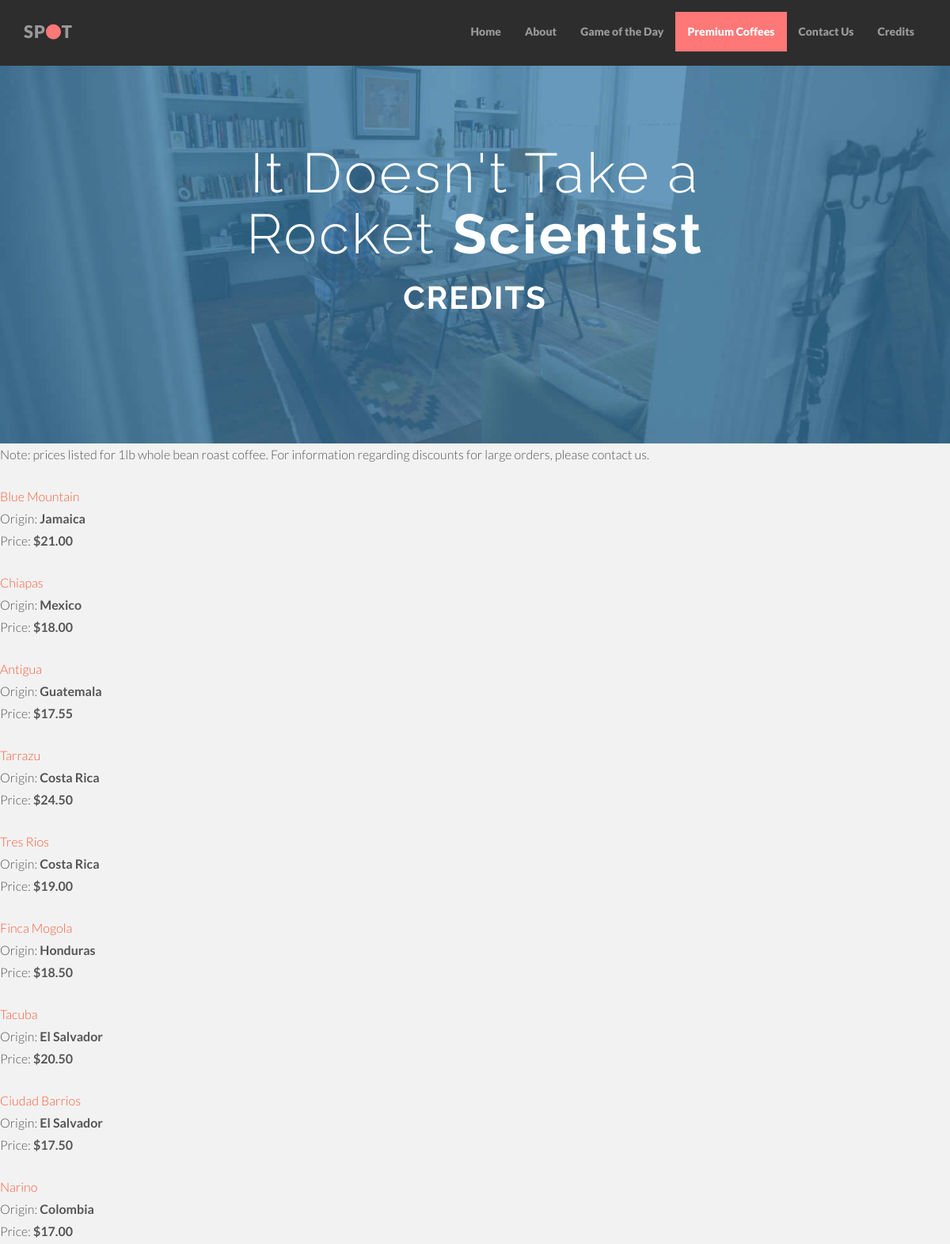
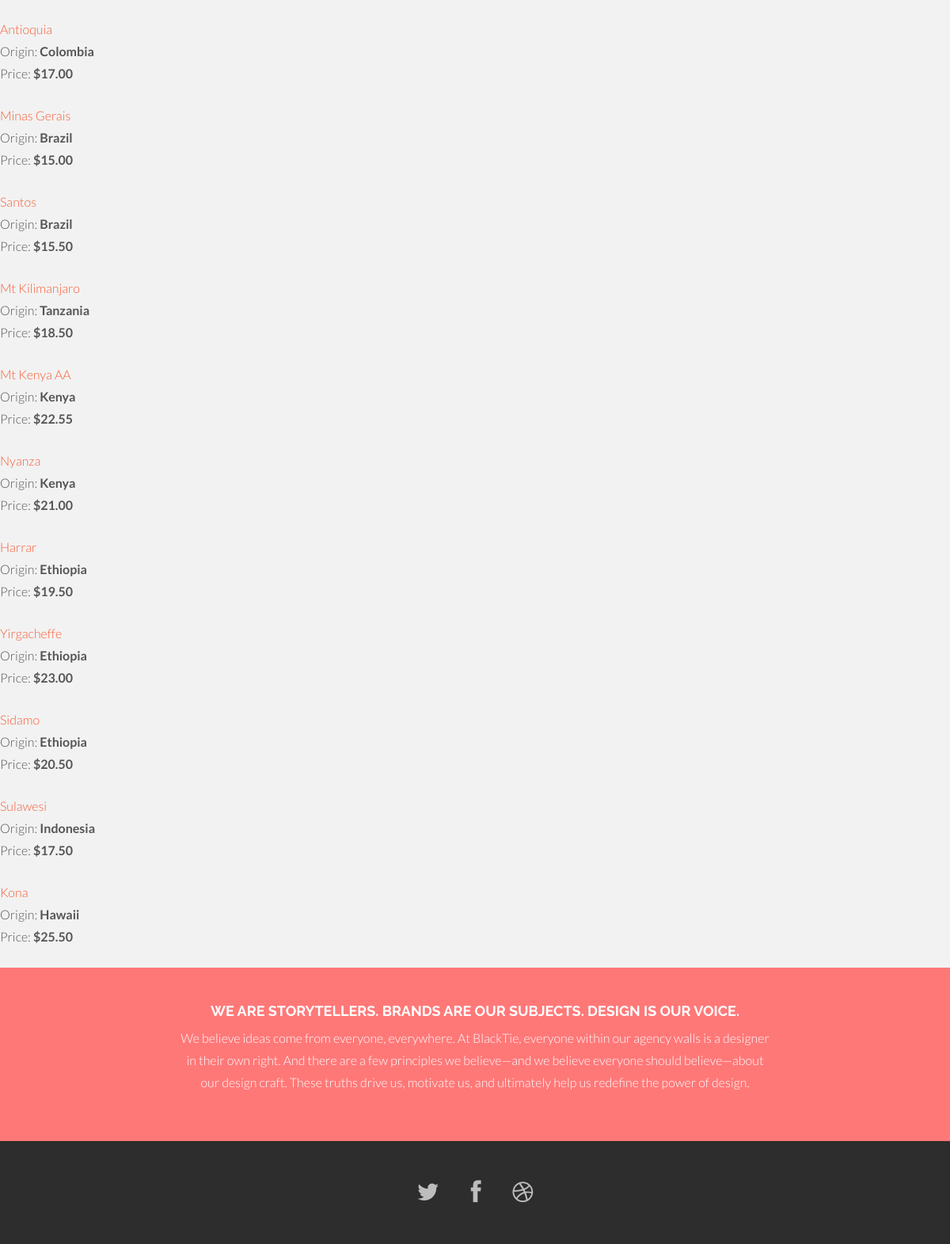
Screenshot of /coffee_list.php with the database file from the repository (2 pictures, top to bottom).
### tables this page shows
CREATE TABLE `test_Coffees` (
  `id` int(11) NOT NULL AUTO_INCREMENT,
  `Name` varchar(50) NOT NULL,
  `Origin` varchar(50) NOT NULL,
  `Description` varchar(255) DEFAULT NULL,
  `Price` decimal(5,2) NOT NULL,
  PRIMARY KEY (`id`)
);

### coffee_list.php (the view, shortened to what this page needs)
<?php include 'includes/config.php';?>
<?php include 'includes/header.php';?>
<?php
$sql = "select * from test_Coffees";
$iConn = @mysqli_connect(DB_HOST,DB_USER,DB_PASSWORD,DB_NAME) or die(myerror(__FILE__,__LINE__,mysqli_connect_error()));
$result = mysqli_query($iConn,$sql) or die(myerror(__FILE__,__LINE__,mysqli_error($iConn)));
if (mysqli_num_rows($result) > 0)
{
    echo '<p>Note: prices listed for 1lb whole bean roast coffee. For information regarding discounts for large orders, please contact us.</p>';
    while ($row = mysqli_fetch_assoc($result))
    {
        echo "<p>";
        echo '<a href="coffee_view.php?id=' . $row['id'] . '">' . $row['Name'] . '</a><br/>';
        echo "Origin: <b>" . $row['Origin'] . "</b><br>";
        echo "Price: <b>$" . $row['Price'] . "</b><br>";
        echo "</p>";
    }
}else{
    echo '<div align="center">What! No coffee?  There must be a mistake!!</div>';
}
?>
<?php include 'includes/footer.php';?>

### includes/header.php (shortened to what this page needs)
<!DOCTYPE html>
<html lang="en">
  <head>
    <link href="assets/css/bootstrap.css" rel="stylesheet">
    <link href="assets/css/font-awesome.min.css" rel="stylesheet">
    <link href="assets/css/main.css" rel="stylesheet">
  </head>
  <body>
    <div class="navbar navbar-inverse navbar-fixed-top">
      <div class="container">
        <div class="navbar-header">
          <a class="navbar-brand" href="#">SP<i class="fa fa-circle"></i>T</a>
        </div>
        <div class="navbar-collapse collapse">
          <ul class="nav navbar-nav navbar-right">
            <?=makeLinks($nav)?>
          </ul>
        </div>
      </div>
    </div>
	<div id="headerwrap">
		<div class="container">
			<div class="row centered">
				<div class="col-lg-8 col-lg-offset-2">
				<h1>It Doesn't Take a Rocket <b>Scientist</b></h1>
				<h2><?=$pageID?></h2>
				</div>
			</div>
		</div>
	</div>

### includes/config.php (shortened to what this page needs)
<?php
$nav["index.php"] = "Home";
$nav["about.php"] = "About";
$nav["daily.php"] = "Game of the Day";
$nav["coffee_list.php"] = "Premium Coffees";
$nav["contact.php"] = "Contact Us";
$nav["credits.php"] = "Credits";
function makeLinks($ar) {
    $myReturn = '';
    foreach($ar as $url => $label) {
        if($url == THIS_PAGE) {
            $myReturn .= '<li class="active"><a href="' . $url . '">' . $label . '</a></li>';
        } else {
            $myReturn .= '<li><a href="' . $url . '">' . $label . '</a></li>';
        }
    }
    return $myReturn;
}
switch(THIS_PAGE){
    case 'coffee_list.php':
        $title = 'Premium Coffees';
        $pageID = 'Coffees of the World';
    case 'credits.php':
        $pageID = 'Credits';
        break;
}
?>

### includes/footer.php (shortened to what this page needs)
	<div id="r">
		<div class="container">
			<div class="row centered">
				<div class="col-lg-8 col-lg-offset-2">
					<h4>WE ARE STORYTELLERS. BRANDS ARE OUR SUBJECTS. DESIGN IS OUR VOICE.</h4>
					<p>We believe ideas come from everyone, everywhere. At BlackTie, everyone within our agency walls is a designer in their own right. And there are a few principles we believe—and we believe everyone should believe—about our design craft. These truths drive us, motivate us, and ultimately help us redefine the power of design.</p>
				</div>
			</div>
		</div>
	</div>
	<div id="f">
		<div class="container">
			<div class="row centered">
				<a href="#"><i class="fa fa-twitter"></i></a><a href="#"><i class="fa fa-facebook"></i></a><a href="#"><i class="fa fa-dribbble"></i></a>
			</div>
		</div>
	</div>
  </body>
</html>

### assets/css/main.css (style rules this page uses)
body { background-color: #f2f2f2; font-family: "Lato"; font-weight: 300; font-size: 16px; color: #555; -webkit-font-smoothing: antialiased; -webkit-overflow-scrolling: touch; margin-top: 70px; }
h1, h2, h3, h4, h5, h6 { font-family: "Raleway"; font-weight: 300; color: #333; }
p { line-height: 28px; margin-bottom: 25px; }
.centered { text-align: center; }
a { color: #f85c37; word-wrap: break-word; -webkit-transition: color 0.1s ease-in, background 0.1s ease-in; -moz-transition: color 0.1s ease-in, background 0.1s ease-in; -ms-transition: color 0.1s ease-in, background 0.1s ease-in; -o-transition: color 0.1s ease-in, background 0.1s ease-in; transition: color 0.1s ease-in, background 0.1s ease-in; }
a:before, a:after { -webkit-transition: color 0.1s ease-in, background 0.1s ease-in; -moz-transition: color 0.1s ease-in, background 0.1s ease-in; -ms-transition: color 0.1s ease-in, background 0.1s ease-in; -o-transition: color 0.1s ease-in, background 0.1s ease-in; transition: color 0.1s ease-in, background 0.1s ease-in; }
.navbar { font-weight: 800; font-size: 14px; padding-top: 15px; padding-bottom: 15px; }
.navbar-inverse { background: #2d2d2d; border-color: #2d2d2d; }
.navbar-inverse .navbar-nav > .active > a { background: #ff7878 }
.navbar-inverse .navbar-brand { color: #999999; font-weight: bolder; font-size: 22px; letter-spacing: 1px; }
.navbar-inverse .navbar-brand i { color: #ff7878; font-size: 22px; letter-spacing: 1px; }
#headerwrap { background: url(../img/header-bg.jpg) no-repeat center top; margin-top: -10px; padding-top:20px; text-align:center; background-attachment: relative; background-position: center center; min-height: 500px; width: 100%; -webkit-background-size: 100%; -moz-background-size: 100%; -o-background-size: 100%; background-size: 100%; -webkit-background-size: cover; -moz-background-size: cover; -o-background-size: cover; background-size: cover; }
#headerwrap h1 { margin-top: 100px; color: white; font-size: 70px; font-weight: 300; letter-spacing: 3px; }
#headerwrap h2 { color: white; font-size: 40px; font-weight: 700; letter-spacing: 2px; text-transform: uppercase; }
#r { background: #ff7878; padding-top: 35px; padding-bottom: 35px; }
#r h4 { color: white; font-weight: 700; }
#r p { color: white; }
#f { background: #2d2d2d; padding-top: 30px; padding-bottom: 30px; }
#f i { color: #bdbdbd; font-size: 30px; padding: 20px; }

### rows the page displays
test_coffees: Name "Blue Mountain", Origin "Jamaica", Price "21.00"
test_coffees: Name "Chiapas", Origin "Mexico", Price "18.00"
test_coffees: Name "Antigua", Origin "Guatemala", Price "17.55"
test_coffees: Name "Tarrazu", Origin "Costa Rica", Price "24.50"
test_coffees: Name "Tres Rios", Origin "Costa Rica", Price "19.00"
test_coffees: Name "Finca Mogola", Origin "Honduras", Price "18.50"
test_coffees: Name "Tacuba", Origin "El Salvador", Price "20.50"
test_coffees: Name "Ciudad Barrios", Origin "El Salvador", Price "17.50"
test_coffees: Name "Narino", Origin "Colombia", Price "17.00"
test_coffees: Name "Antioquia", Origin "Colombia", Price "17.00"
test_coffees: Name "Minas Gerais", Origin "Brazil", Price "15.00"
test_coffees: Name "Santos", Origin "Brazil", Price "15.50"
test_coffees: Name "Mt Kilimanjaro", Origin "Tanzania", Price "18.50"
test_coffees: Name "Mt Kenya AA", Origin "Kenya", Price "22.55"
test_coffees: Name "Nyanza", Origin "Kenya", Price "21.00"
test_coffees: Name "Harrar", Origin "Ethiopia", Price "19.50"
test_coffees: Name "Yirgacheffe", Origin "Ethiopia", Price "23.00"
test_coffees: Name "Sidamo", Origin "Ethiopia", Price "20.50"
test_coffees: Name "Sulawesi", Origin "Indonesia", Price "17.50"
test_coffees: Name "Kona", Origin "Hawaii", Price "25.50"

### other values shown
$label "Home"
$label "About"
$label "Game of the Day"
$label "Premium Coffees"
$label "Contact Us"
$label "Credits"
$pageID "CREDITS"
